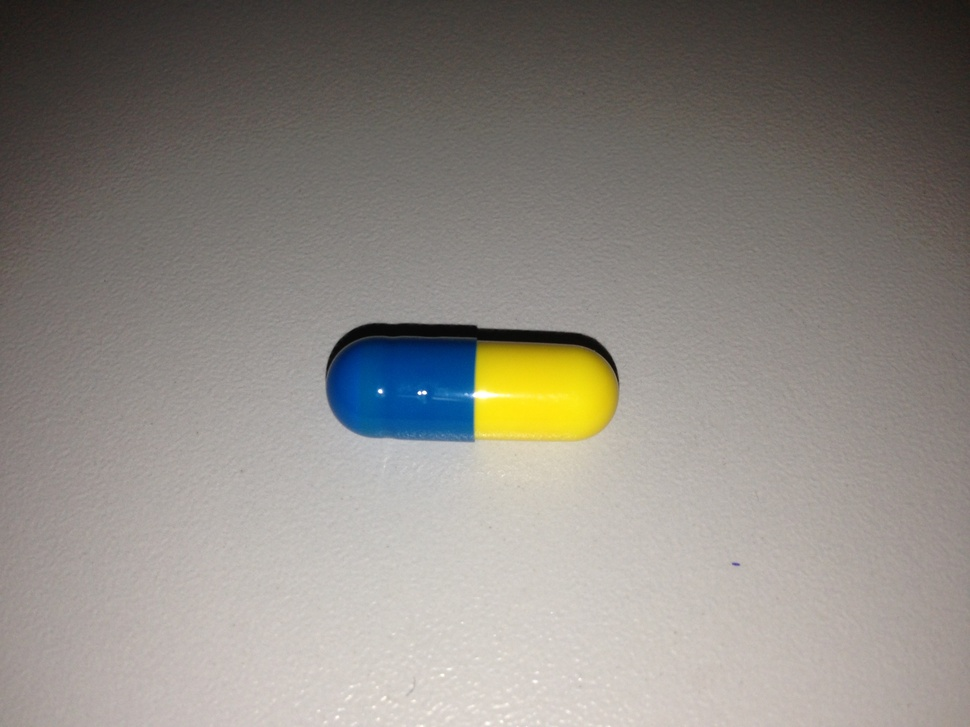
#> input picture medizam/doliprane/2014-03-29 11.50.04.jpg, 970 x 727 px, shrunk from 3264 x 2448 before the run
$ python findcontours.py 'doliprane/2014-03-29 11.50.04.jpg'
#> lines starting #> are read from the running program, lines starting #| are printed output that depends on the picture; after the words box and inside, x2 and y2 are one past the last pixel; in counts of white or black regions, pixels touching at a corner belong together
''' file name : findcontours.py

Description : This sample shows how to find and draw contours

This is Python version of this tutorial : http://opencv.itseez.com/doc/tutorials/imgproc/shapedescriptors/find_contours/find_contours.html#find-contours

Level : Beginner

Benefits : Learn to use 1) cv2.findContours() and 2)cv2.drawContours()

Usage : python findcontours.py

Written by : Abid K. (abidrahman2@gmail.com) , Visit opencvpython.blogspot.com for more tutorials'''

import cv2
import numpy as np
import sys

src = sys.argv[1]

def thresh_callback(thresh):
    edges = cv2.Canny(final,thresh,thresh*2)
    drawing = np.zeros(img.shape,np.uint8)     # Image to draw the contours
    contours,hierarchy = cv2.findContours(edges,cv2.RETR_TREE,cv2.CHAIN_APPROX_SIMPLE)
    for cnt in contours:
        color = np.random.randint(0,255,(3)).tolist()  # Select a random color
        cv2.drawContours(drawing,[cnt],0,color,2)
        cv2.imshow('output',drawing)
    cv2.imshow('input',img)

img = cv2.imread(src)
#> img is the input picture: shape (727, 970, 3); mean B, G, R 129.9, 136.1, 140.7
gray = cv2.cvtColor(img,cv2.COLOR_BGR2GRAY)
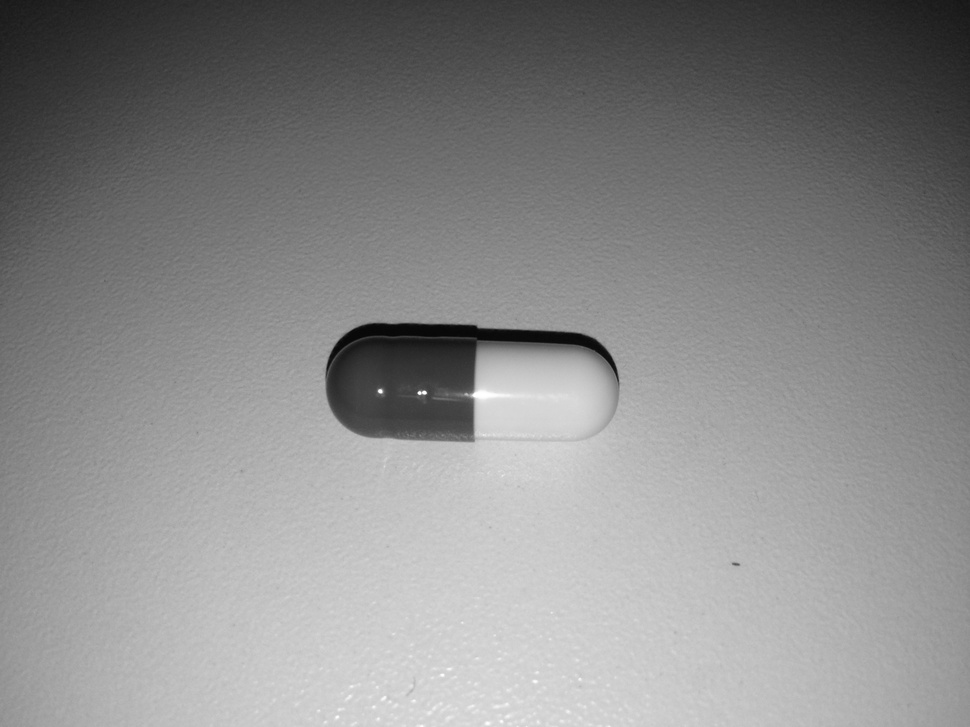
#> gray: shape (727, 970); min 5, max 255, mean 136.7
blur = cv2.GaussianBlur(gray,(5,5),0)

final = gray

cv2.namedWindow('input',cv2.WINDOW_AUTOSIZE)

thresh = 100
max_thresh = 255

cv2.createTrackbar('canny thresh:','input',thresh,max_thresh,thresh_callback)

thresh_callback(thresh)
#> in thresh_callback, `edges = cv2.Canny(final,thresh,thresh*2)`:
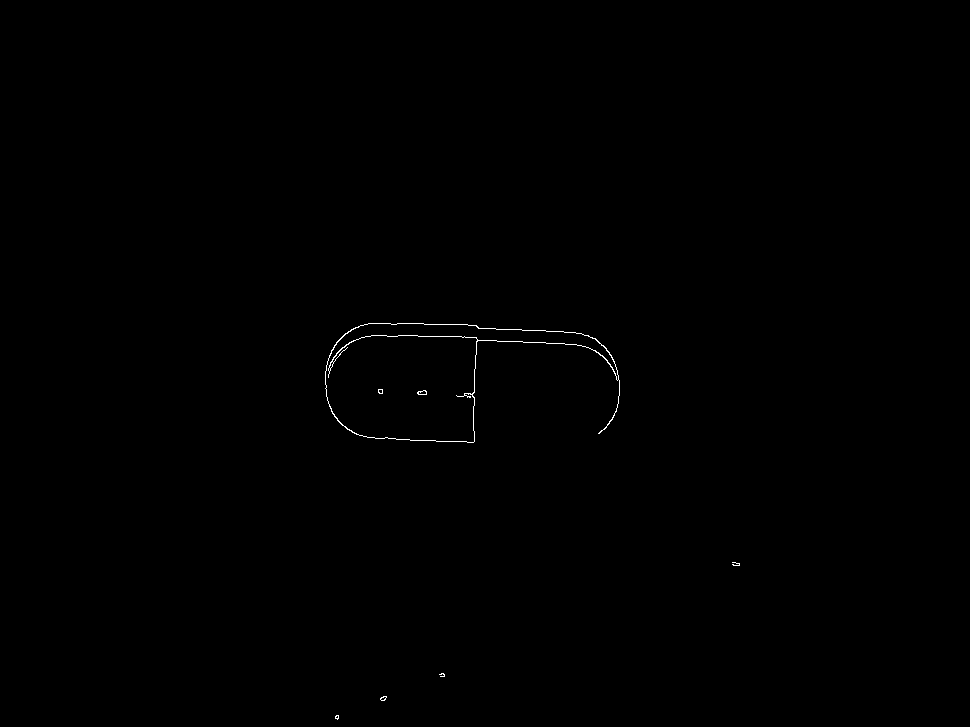
#> edges: shape (727, 970); 0.18% white in thin lines or dots, all inside (x1, y1, x2, y2) = (325, 323, 740, 720)
#> in thresh_callback, `contours,hierarchy = cv2.findContours(edges,cv2.RETR_TREE,cv2.CHAIN_AP..`: contours = 14 contours, 10 with area under 20; largest, box (x1, y1, x2, y2) and area: (325, 323, 620, 443) 17832, (325, 323, 619, 443) 17680, (417, 390, 427, 395) 29, (418, 390, 427, 395) 23
#> the loop in thresh_callback, `for cnt in contours:` made 14 passes
#> color on passes 1 to 12: [172, 47, 117], [192, 67, 251], [195, 103, 9], [211, 21, 242], [36, 87, 70], [216, 88, 140], [58, 193, 230], [39, 87, 174], [88, 81, 165], [25, 77, 72], [9, 148, 115], [208, 243, 197]

if cv2.waitKey(0) == 27:
#> (key Esc is pressed here)
    cv2.destroyAllWindows()

### For more details & feature extraction on contours, visit : http://opencvpython.blogspot.com/2012/04/contour-features.html

$ run again, on medizam/doliprane/2014-03-29 11.51.17.jpg
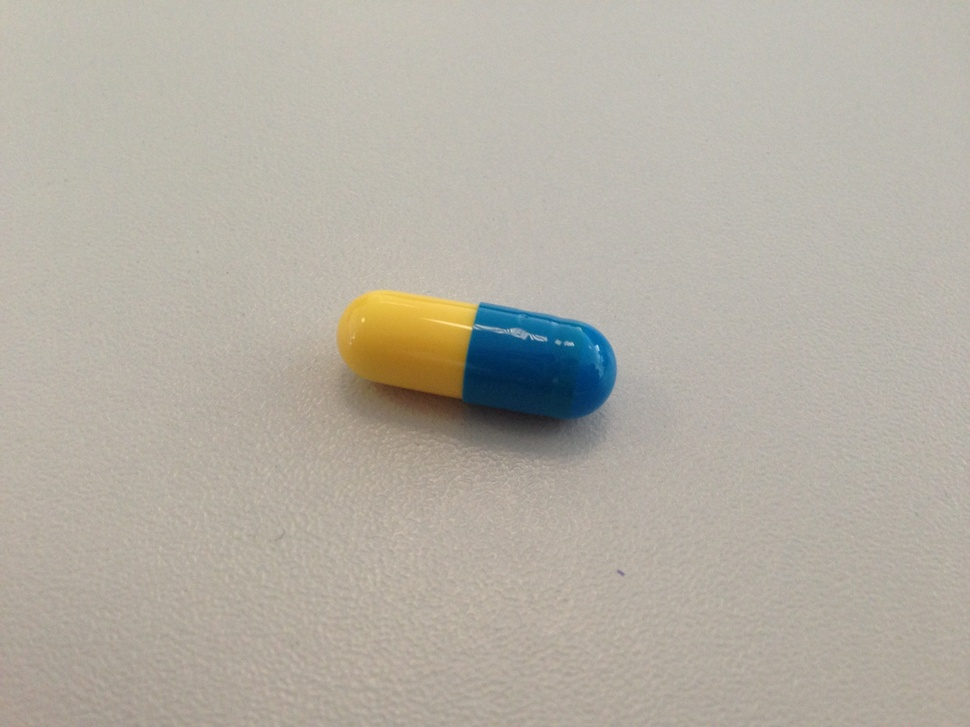
#> input picture medizam/doliprane/2014-03-29 11.51.17.jpg, 970 x 727 px, shrunk from 3264 x 2448 before the run
#> img is the input picture: shape (727, 970, 3); mean B, G, R 163.9, 174.7, 180
#> `gray = cv2.cvtColor(img,cv2.COLOR_BGR2GRAY)`:
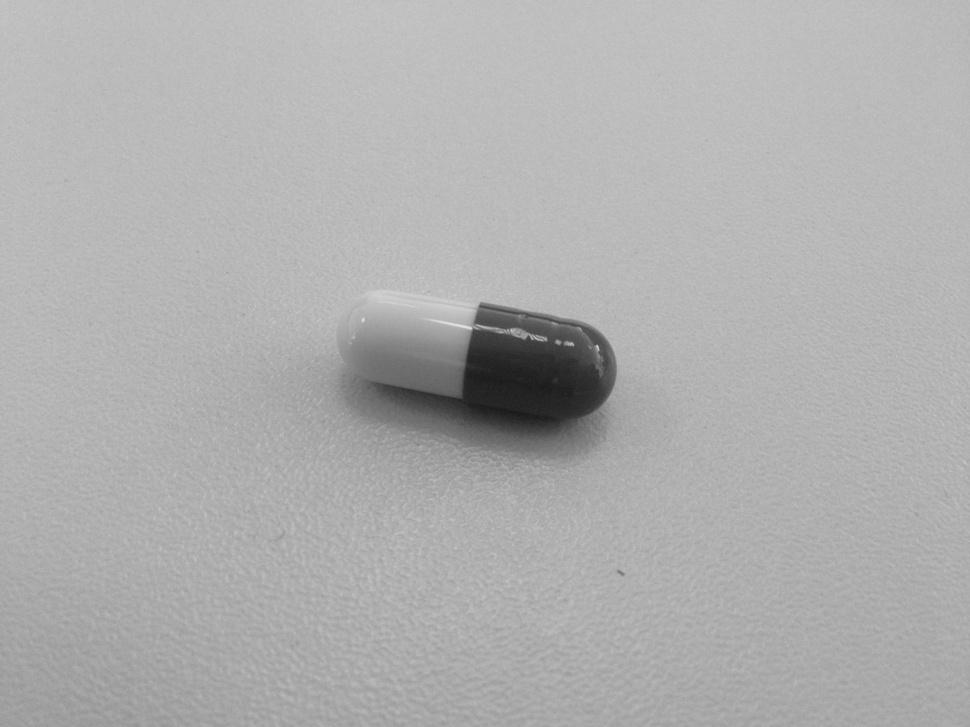
#> gray: shape (727, 970); min 25, max 228, mean 175.1
#> in thresh_callback, `edges = cv2.Canny(final,thresh,thresh*2)`:
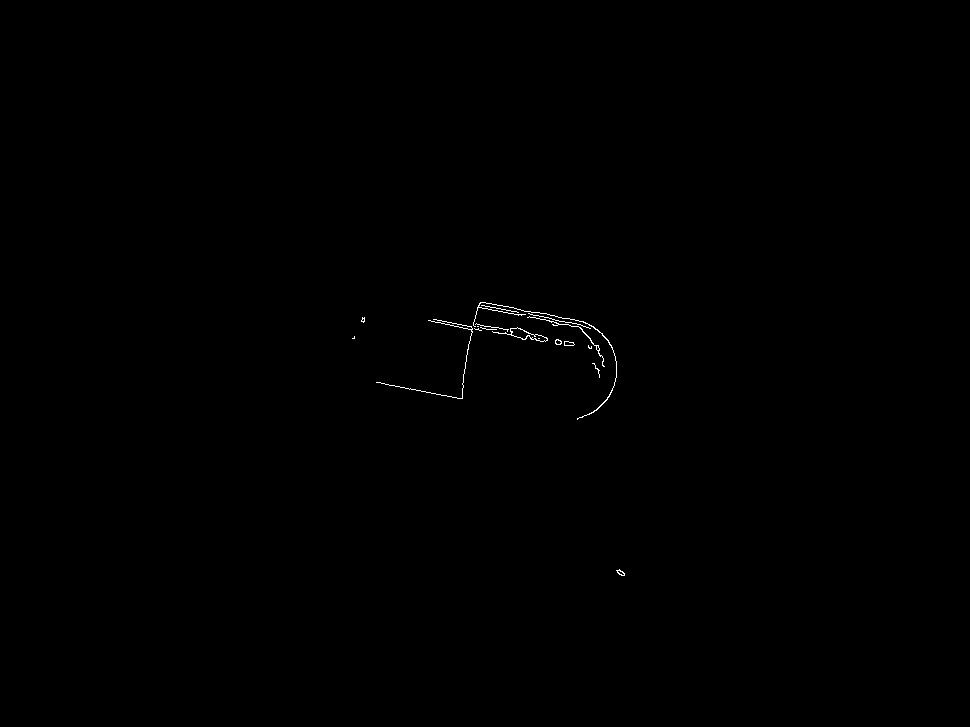
#> edges: shape (727, 970); 0.16% white in thin lines or dots, all inside (x1, y1, x2, y2) = (352, 302, 625, 576)
#> contours = 24 contours, 16 with area under 20; largest, box (x1, y1, x2, y2) and area: (492, 327, 548, 342) 229, (510, 327, 548, 342) 208, (473, 302, 617, 420) 48, (527, 316, 605, 367) 37, (564, 341, 575, 346) 32, (564, 341, 575, 346) 31, (616, 569, 625, 576) 26, (555, 339, 562, 345) 26
#> the loop in thresh_callback, `for cnt in contours:` made 24 passes
#> color on passes 1 to 8: [172, 47, 117], [192, 67, 251], [195, 103, 9], [211, 21, 242], [36, 87, 70], [216, 88, 140], [58, 193, 230], [39, 87, 174]
